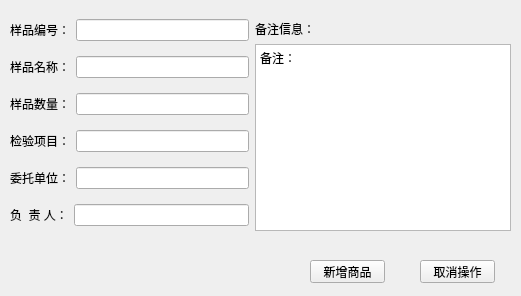
<?xml version="1.0" encoding="UTF-8"?>
<ui version="4.0">
 <class>inputStock</class>
 <widget class="QWidget" name="inputStock">
  <property name="geometry">
   <rect>
    <x>0</x>
    <y>0</y>
    <width>521</width>
    <height>296</height>
   </rect>
  </property>
  <property name="windowTitle">
   <string>样品入库</string>
  </property>
  <property name="windowIcon">
   <iconset resource="pic.qrc">
    <normaloff>:/pic/images/update.png</normaloff>:/pic/images/update.png</iconset>
  </property>
  <widget class="QPushButton" name="inStockBtn">
   <property name="geometry">
    <rect>
     <x>310</x>
     <y>260</y>
     <width>75</width>
     <height>23</height>
    </rect>
   </property>
   <property name="text">
    <string>新增商品</string>
   </property>
  </widget>
  <widget class="QPushButton" name="cancelBtn">
   <property name="geometry">
    <rect>
     <x>420</x>
     <y>260</y>
     <width>75</width>
     <height>23</height>
    </rect>
   </property>
   <property name="text">
    <string>取消操作</string>
   </property>
  </widget>
  <widget class="QWidget" name="layoutWidget">
   <property name="geometry">
    <rect>
     <x>10</x>
     <y>10</y>
     <width>501</width>
     <height>231</height>
    </rect>
   </property>
   <layout class="QHBoxLayout" name="horizontalLayout_7">
    <item>
     <layout class="QVBoxLayout" name="verticalLayout">
      <item>
       <layout class="QHBoxLayout" name="horizontalLayout">
        <item>
         <widget class="QLabel" name="label">
          <property name="text">
           <string>样品编号：</string>
          </property>
         </widget>
        </item>
        <item>
         <widget class="QLineEdit" name="lineEditId"/>
        </item>
       </layout>
      </item>
      <item>
       <layout class="QHBoxLayout" name="horizontalLayout_2">
        <item>
         <widget class="QLabel" name="label_2">
          <property name="text">
           <string>样品名称：</string>
          </property>
         </widget>
        </item>
        <item>
         <widget class="QLineEdit" name="lineEditName"/>
        </item>
       </layout>
      </item>
      <item>
       <layout class="QHBoxLayout" name="horizontalLayout_3">
        <item>
         <widget class="QLabel" name="label_3">
          <property name="text">
           <string>样品数量：</string>
          </property>
         </widget>
        </item>
        <item>
         <widget class="QLineEdit" name="lineEditCount"/>
        </item>
       </layout>
      </item>
      <item>
       <layout class="QHBoxLayout" name="horizontalLayout_4">
        <item>
         <widget class="QLabel" name="label_4">
          <property name="text">
           <string>检验项目：</string>
          </property>
         </widget>
        </item>
        <item>
         <widget class="QLineEdit" name="lineEditProject"/>
        </item>
       </layout>
      </item>
      <item>
       <layout class="QHBoxLayout" name="horizontalLayout_5">
        <item>
         <widget class="QLabel" name="label_5">
          <property name="text">
           <string>委托单位：</string>
          </property>
         </widget>
        </item>
        <item>
         <widget class="QLineEdit" name="lineEditSuplier"/>
        </item>
       </layout>
      </item>
      <item>
       <layout class="QHBoxLayout" name="horizontalLayout_6">
        <item>
         <widget class="QLabel" name="label_6">
          <property name="text">
           <string>负  责 人：</string>
          </property>
         </widget>
        </item>
        <item>
         <widget class="QLineEdit" name="lineEditManger"/>
        </item>
       </layout>
      </item>
     </layout>
    </item>
    <item>
     <layout class="QVBoxLayout" name="verticalLayout_2">
      <property name="topMargin">
       <number>10</number>
      </property>
      <property name="bottomMargin">
       <number>10</number>
      </property>
      <item>
       <widget class="QLabel" name="label_7">
        <property name="text">
         <string>备注信息：</string>
        </property>
       </widget>
      </item>
      <item>
       <widget class="QTextEdit" name="textEditOther">
        <property name="html">
         <string>&lt;!DOCTYPE HTML PUBLIC &quot;-//W3C//DTD HTML 4.0//EN&quot; &quot;http://www.w3.org/TR/REC-html40/strict.dtd&quot;&gt;
&lt;html&gt;&lt;head&gt;&lt;meta name=&quot;qrichtext&quot; content=&quot;1&quot; /&gt;&lt;meta charset=&quot;utf-8&quot; /&gt;&lt;style type=&quot;text/css&quot;&gt;
p, li { white-space: pre-wrap; }
hr { height: 1px; border-width: 0; }
li.unchecked::marker { content: &quot;\2610&quot;; }
li.checked::marker { content: &quot;\2612&quot;; }
&lt;/style&gt;&lt;/head&gt;&lt;body style=&quot; font-family:'Microsoft YaHei UI'; font-size:9pt; font-weight:400; font-style:normal;&quot;&gt;
&lt;p style=&quot; margin-top:0px; margin-bottom:0px; margin-left:0px; margin-right:0px; -qt-block-indent:0; text-indent:0px;&quot;&gt;备注：&lt;/p&gt;&lt;/body&gt;&lt;/html&gt;</string>
        </property>
       </widget>
      </item>
     </layout>
    </item>
   </layout>
  </widget>
 </widget>
 <resources>
  <include location="pic.qrc"/>
 </resources>
 <connections/>
</ui>
